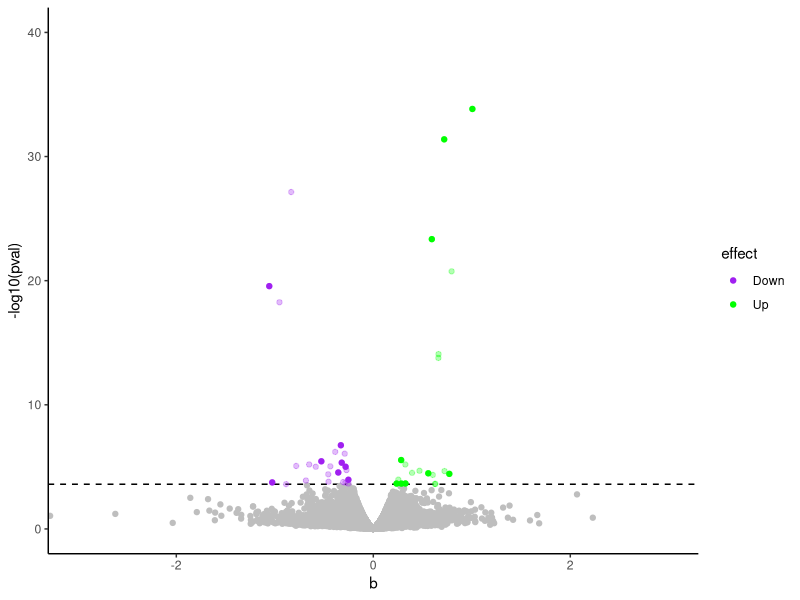

The R source for this figure:
library(tidyverse)
theme_set(theme_classic())
CAN_genes <- read_csv('data/RNAseq/GenesExpressed_in_CAN-thrs2.csv') %>%
  filter(`Expression level` > 0) %>%
  mutate(target_id = `Gene name`)
C21RNAseq <- read_csv('data/RNAseq/cest-2.1_DEGEnes_ReAn.csv')

C21sig <- C21RNAseq %>%
  filter(qval <0.1) %>%
  mutate(effect = case_when(b > 0 ~ "Up",
                            b < 0 ~ "Down"))

C21nonSig <- C21RNAseq %>%
  filter(qval > 0.1)

C21sigCAN <- inner_join(C21sig, CAN_genes, by = "target_id")

ggplot(C21nonSig, aes(x = b, y = -log10(pval))) +
  geom_hline(aes(yintercept = 3.6), linetype = 2) +
  geom_point(color = "grey") +
  geom_point(data=C21sig, aes(color = effect), alpha = 0.3) +
  geom_point(data=C21sigCAN, aes(color = effect)) +
  coord_cartesian(xlim = c(-3,3), ylim = c(0,40)) +
  scale_color_manual(values = c("purple","green"))


# library(gprofiler2)
# 
# C21sigUP <- C21RNAseq %>%
#   filter(qval <0.1 & b > 0) %>%
#   mutate(effect = case_when(b > 0 ~ "Up",
#                             b < 0 ~ "Down"))
# 
# 
# gost(C21sig$target_id,
#      organism = "celegans")
#   

C21_cengen <- read_csv('data/RNAseq/GenesExpressing-C21sig-thrs2.csv') %>%
  select(-1,-3,-4) %>%
  pivot_longer(cols = -1, names_to = "neuron", values_to = "expression") %>%
  filter(expression > 0)

C21_cengen %>% 
  group_by(neuron) %>%
  tally() %>%
  arrange(desc(n))

C21_cengen %>%
  filter(neuron == "CAN") %>%
  arrange(desc(expression))


